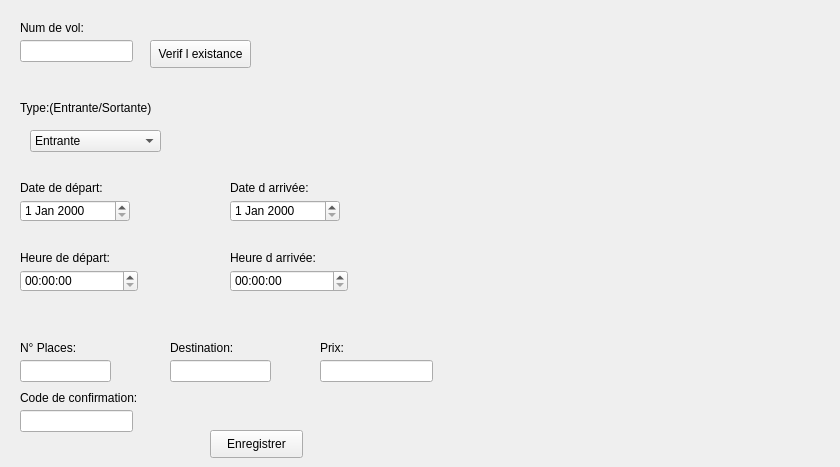
    <widget class="QWidget" name="tab_3">
     <attribute name="title">
      <string>Modifier</string>
     </attribute>
     <widget class="QLabel" name="label_10">
      <property name="geometry">
       <rect>
        <x>20</x>
        <y>340</y>
        <width>61</width>
        <height>16</height>
       </rect>
      </property>
      <property name="text">
       <string>N° Places:</string>
      </property>
     </widget>
     <widget class="QTimeEdit" name="modifier_heurearrive">
      <property name="geometry">
       <rect>
        <x>230</x>
        <y>270</y>
        <width>118</width>
        <height>22</height>
       </rect>
      </property>
     </widget>
     <widget class="QLineEdit" name="modifier_nbp">
      <property name="geometry">
       <rect>
        <x>20</x>
        <y>360</y>
        <width>91</width>
        <height>22</height>
       </rect>
      </property>
     </widget>
     <widget class="QLabel" name="label_11">
      <property name="geometry">
       <rect>
        <x>170</x>
        <y>340</y>
        <width>71</width>
        <height>16</height>
       </rect>
      </property>
      <property name="text">
       <string>Destination: </string>
      </property>
     </widget>
     <widget class="QLineEdit" name="modifier_num">
      <property name="geometry">
       <rect>
        <x>20</x>
        <y>40</y>
        <width>113</width>
        <height>22</height>
       </rect>
      </property>
     </widget>
     <widget class="QLabel" name="label_12">
      <property name="geometry">
       <rect>
        <x>20</x>
        <y>250</y>
        <width>101</width>
        <height>16</height>
       </rect>
      </property>
      <property name="text">
       <string>Heure de départ:</string>
      </property>
     </widget>
     <widget class="QLabel" name="label_13">
      <property name="geometry">
       <rect>
        <x>20</x>
        <y>100</y>
        <width>151</width>
        <height>16</height>
       </rect>
      </property>
      <property name="text">
       <string>Type:(Entrante/Sortante)</string>
      </property>
     </widget>
     <widget class="QPushButton" name="modifier_enregistrer">
      <property name="geometry">
       <rect>
        <x>210</x>
        <y>430</y>
        <width>93</width>
        <height>28</height>
       </rect>
      </property>
      <property name="text">
       <string>Enregistrer</string>
      </property>
     </widget>
     <widget class="QLabel" name="label_14">
      <property name="geometry">
       <rect>
        <x>320</x>
        <y>340</y>
        <width>55</width>
        <height>16</height>
       </rect>
      </property>
      <property name="text">
       <string>Prix:</string>
      </property>
     </widget>
     <widget class="QTimeEdit" name="modifier_heuredepart">
      <property name="geometry">
       <rect>
        <x>20</x>
        <y>270</y>
        <width>118</width>
        <height>22</height>
       </rect>
      </property>
     </widget>
     <widget class="QLabel" name="label_15">
      <property name="geometry">
       <rect>
        <x>20</x>
        <y>180</y>
        <width>101</width>
        <height>16</height>
       </rect>
      </property>
      <property name="text">
       <string>Date de départ:</string>
      </property>
     </widget>
     <widget class="QLineEdit" name="modifier_prix">
      <property name="geometry">
       <rect>
        <x>320</x>
        <y>360</y>
        <width>113</width>
        <height>22</height>
       </rect>
      </property>
     </widget>
     <widget class="QLabel" name="label_16">
      <property name="geometry">
       <rect>
        <x>230</x>
        <y>250</y>
        <width>101</width>
        <height>16</height>
       </rect>
      </property>
      <property name="text">
       <string>Heure d arrivée:</string>
      </property>
     </widget>
     <widget class="QLabel" name="label_17">
      <property name="geometry">
       <rect>
        <x>230</x>
        <y>180</y>
        <width>91</width>
        <height>16</height>
       </rect>
      </property>
      <property name="text">
       <string>Date d arrivée:</string>
      </property>
     </widget>
     <widget class="QLineEdit" name="modifier_destination">
      <property name="geometry">
       <rect>
        <x>170</x>
        <y>360</y>
        <width>101</width>
        <height>22</height>
       </rect>
      </property>
     </widget>
     <widget class="QDateEdit" name="modifier_datedepart">
      <property name="geometry">
       <rect>
        <x>20</x>
        <y>200</y>
        <width>110</width>
        <height>22</height>
       </rect>
      </property>
     </widget>
     <widget class="QDateEdit" name="modifier_datearrivee">
      <property name="geometry">
       <rect>
        <x>230</x>
        <y>200</y>
        <width>110</width>
        <height>22</height>
       </rect>
      </property>
     </widget>
     <widget class="QLabel" name="label_18">
      <property name="geometry">
       <rect>
        <x>20</x>
        <y>20</y>
        <width>81</width>
        <height>16</height>
       </rect>
      </property>
      <property name="text">
       <string>Num de vol:</string>
      </property>
     </widget>
     <widget class="QLineEdit" name="modifier_codeconfirmation">
      <property name="geometry">
       <rect>
        <x>20</x>
        <y>410</y>
        <width>113</width>
        <height>22</height>
       </rect>
      </property>
     </widget>
     <widget class="QLabel" name="label_19">
      <property name="geometry">
       <rect>
        <x>20</x>
        <y>390</y>
        <width>141</width>
        <height>16</height>
       </rect>
      </property>
      <property name="text">
       <string>Code de confirmation:</string>
      </property>
     </widget>
     <widget class="QPushButton" name="modifier_verif">
      <property name="geometry">
       <rect>
        <x>150</x>
        <y>40</y>
        <width>101</width>
        <height>28</height>
       </rect>
      </property>
      <property name="text">
       <string>Verif l existance</string>
      </property>
     </widget>
     <widget class="QLabel" name="config">
      <property name="geometry">
       <rect>
        <x>460</x>
        <y>5</y>
        <width>371</width>
        <height>291</height>
       </rect>
      </property>
      <property name="text">
       <string/>
      </property>
     </widget>
     <widget class="QComboBox" name="Modifier_Type">
      <property name="geometry">
       <rect>
        <x>30</x>
        <y>130</y>
        <width>131</width>
        <height>22</height>
       </rect>
      </property>
      <item>
       <property name="text">
        <string>Entrante</string>
       </property>
      </item>
      <item>
       <property name="text">
        <string>Sortante</string>
       </property>
      </item>
     </widget>
    </widget>
